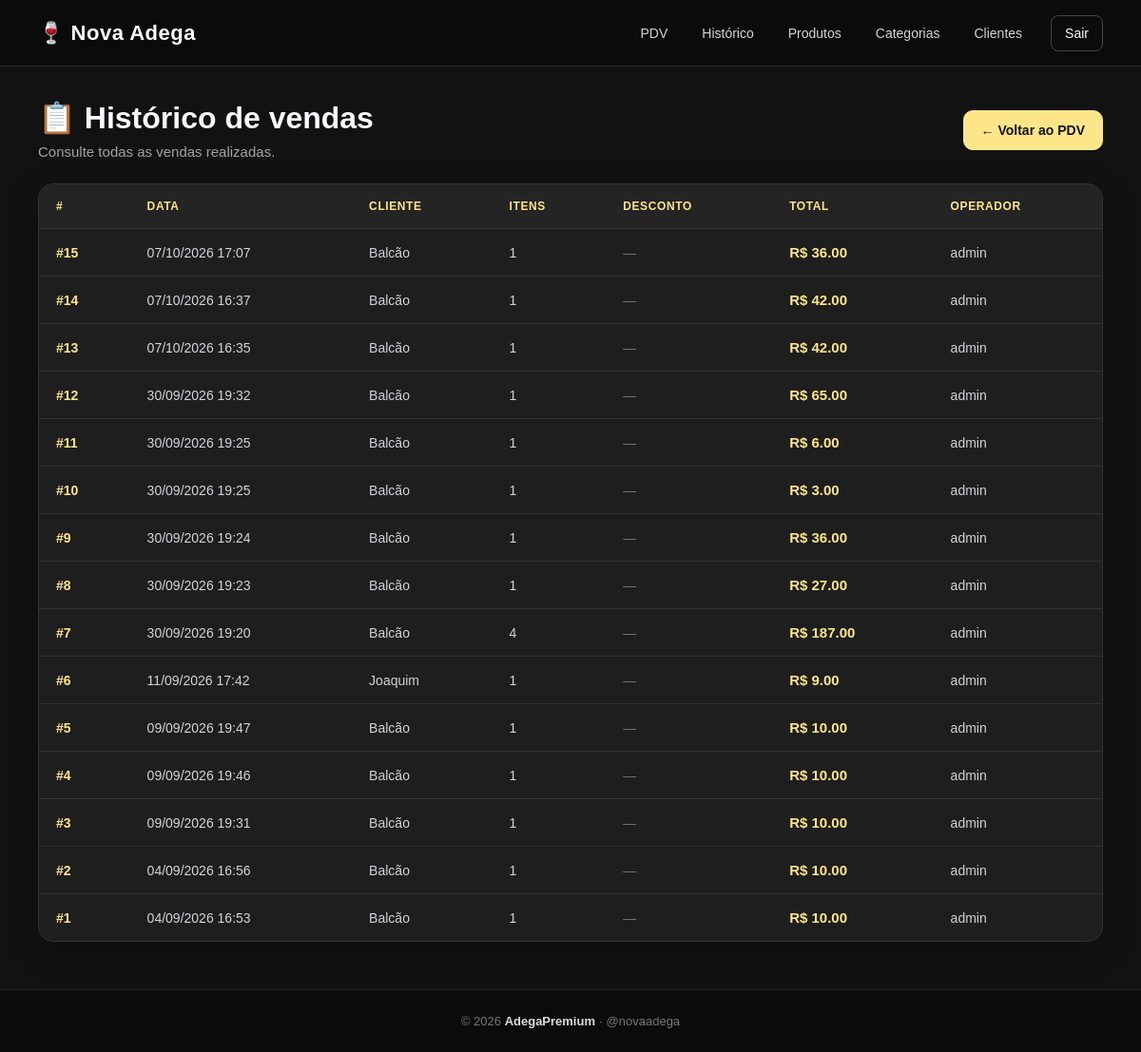
Before: /pdv/historico (signed in) with the older database file.
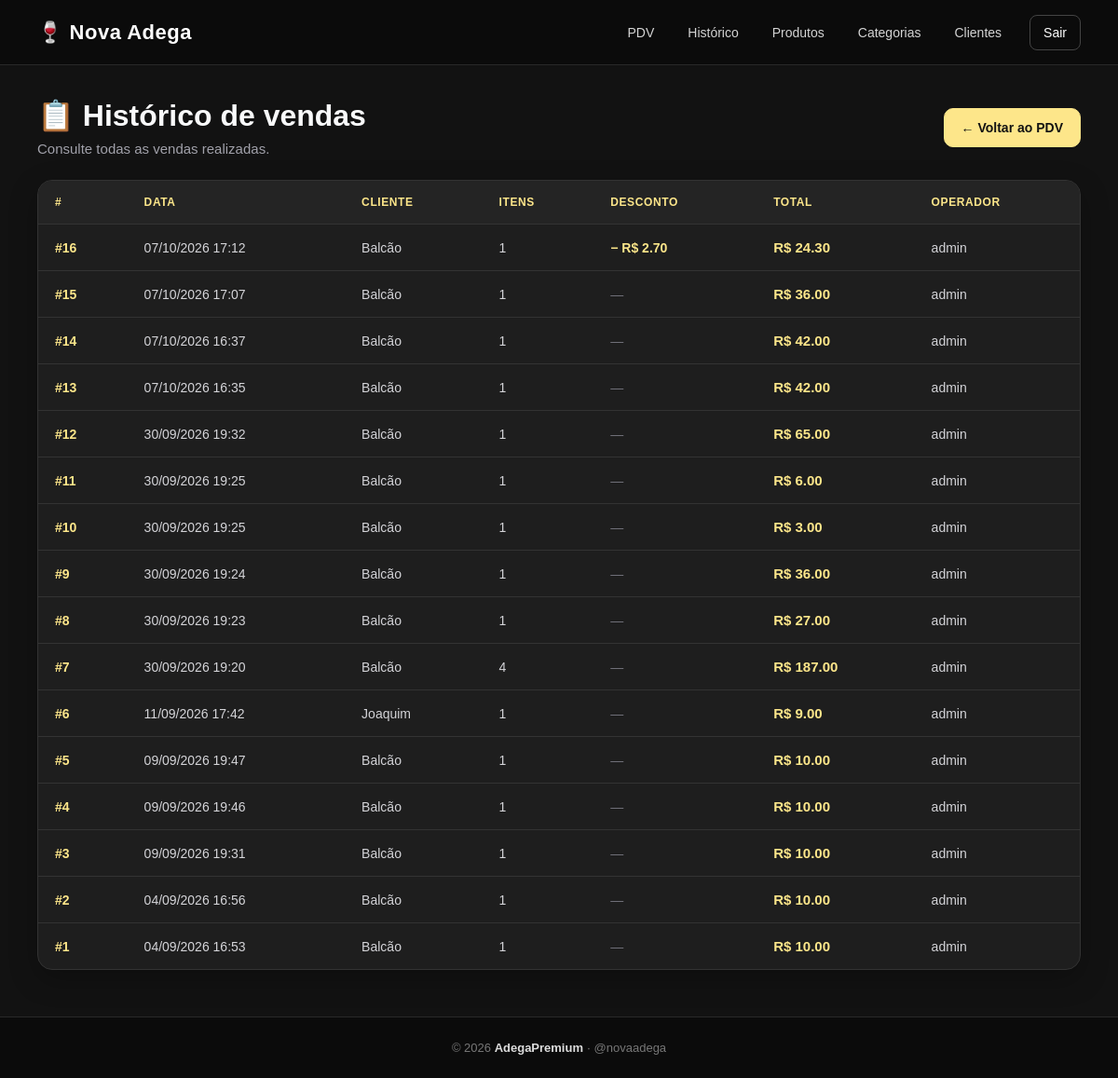
After: the same page with the newer database file.
### app/models/venda.py (models this page shows, shortened)
class Venda(Base):
    __tablename__ = "vendas"
    id = Column(Integer, primary_key=True, index=True)
    cliente_id = Column(
        Integer,
        ForeignKey("clientes.id", ondelete="SET NULL"),
        nullable=True
    )
    usuario_id = Column(
        Integer,
        ForeignKey("usuarios.id", ondelete="SET NULL"),
        nullable=True
    )
    total_bruto = Column(
        Float,
        nullable=False,
        default=0.0
    )
    total_liquido = Column(
        Float,
        nullable=False,
        default=0.0
    )
    desconto = Column(
        Float,
        nullable=False,
        default=0.0
    )
    tipo_desconto = Column(
        String(20),
        nullable=True
    )
    forma_pagamento_1 = Column(
        String(50),
        nullable=True
    )
    valor_pagamento_1 = Column(
        Float,
        nullable=False,
        default=0.0
    )
    forma_pagamento_2 = Column(
        String(50),
        nullable=True
    )
    valor_pagamento_2 = Column(
        Float,
        nullable=False,
        default=0.0
    )
    observacao = Column(
        String(255),
        nullable=True
    )
    criado_em = Column(
        DateTime,
        server_default=func.now()
    )
    cliente = relationship(
        "Cliente",
        back_populates="vendas"
    )
    usuario = relationship(
        "Usuario",
        backref="vendas"
    )
    itens = relationship(
        "ItemVenda",
        back_populates="venda",
        cascade="all, delete-orphan"
    )

### app/models/usuarios.py (models this page shows)
class Usuario(Base):
    __tablename__ = "usuarios"
    id = Column(Integer, primary_key=True, autoincrement=True)
    nome = Column(String(100), nullable=False)
    email = Column(String(150), unique=True, nullable=False)
    senha_hash = Column(String(255), nullable=False)
    role = Column(String(20), nullable=False, default="operador")
    ativo = Column(Boolean, default=True)
    criando_em = Column(DateTime, server_default=func.now())

### app/models/cliente.py (models this page shows, shortened)
class Cliente(Base):
    __tablename__ = "clientes"
    id = Column(
        Integer,
        primary_key=True,
        index=True
    )
    nome = Column(
        String(150),
        nullable=False,
        index=True
    )
    telefone = Column(
        String(20),
        nullable=True
    )
    is_associado = Column(
        Boolean,
        default=False,
        nullable=False
    )
    ativo = Column(
        Boolean,
        default=True
    )
    criado_em = Column(
        DateTime,
        server_default=func.now()
    )
    vendas = relationship(
        "Venda",
        back_populates="cliente"
    )

### app/controllers/pdv_controller.py (the view)
@router.get("/historico")
def historico_vendas(
    request: Request,
    db: Session = Depends(get_db),
    usuario=Depends(get_usuario_logado)
):
    vendas = (
        db.query(Venda)
        .order_by(Venda.criado_em.desc())
        .limit(100)
        .all()
    )
    return templates.TemplateResponse(
        request,
        "pdv/historico.html",
        {
            "request": request,
            "usuario": usuario,
            "vendas": vendas
        }
    )

### app/templates/pdv/historico.html (shortened to what this page needs)
{% extends "base.html" %}
{% block styles %}
<link rel="stylesheet" href="/static/CSS/pdv.css?v=10">
{% endblock %}
{% block content %}
<main class="pdv-container">
    <div class="pdv-page-header">
        <div>
            <h1>📋 Histórico de vendas</h1>
            <p>Consulte todas as vendas realizadas.</p>
        </div>
        <div class="pdv-page-actions">
            <a href="/pdv" class="btn btn-primary">
                ← Voltar ao PDV
            </a>
        </div>
    </div>
    <div class="pdv-table-container">
        <table class="pdv-table">
            <thead>
                <tr>
                    <th>#</th>
                    <th>Data</th>
                    <th>Cliente</th>
                    <th>Itens</th>
                    <th>Desconto</th>
                    <th>Total</th>
                    <th>Operador</th>
                </tr>
            </thead>
            <tbody>
                {% for v in vendas %}
                <tr>
                    <td>
                        <a href="/pdv/venda/{{ v.id }}" class="venda-id">
                            #{{ v.id }}
                        </a>
                    </td>
                    <td>
                        {{ v.criado_em.strftime('%d/%m/%Y %H:%M') }}
                    </td>
                    <td>
                        {{ v.cliente.nome if v.cliente else "Balcão" }}
                    </td>
                    <td>
                        {{ v.itens | length }}
                    </td>
                    <td>
                        {% if v.desconto and v.desconto > 0 %}
                            <span class="desconto-positivo">
                                − R$ {{ "%.2f"|format(v.desconto) }}
                            </span>
                        {% else %}
                            <span class="sem-desconto">
                                —
                            </span>
                        {% endif %}
                    </td>
                    <td class="valor-total">
                        R$ {{ "%.2f"|format(v.total_liquido) }}
                    </td>
                    <td>
                        {{ v.usuario.nome if v.usuario else "—" }}
                    </td>
                </tr>
                {% endfor %}
            </tbody>
        </table>
    </div>
</main>
{% endblock %}

### app/templates/base.html (shortened to what this page needs)
<!DOCTYPE html>
<html lang="pt-BR">
<head>
    <link rel="stylesheet" href="/static/CSS/home.css?v=3">
    {% block styles %}{% endblock %}
    <link rel="stylesheet" href="/static/CSS/voltar.css?v=1">
</head>
<body>
    {% block navbar %}
    <header class="navbar">
        <div class="logo">
            <a href="/">
                🍷 Nova Adega
            </a>
        </div>
        <div class="menu">
            <a href="/pdv/">
                PDV
            </a>
            <a href="/pdv/historico/">
                Histórico
            </a>
            <a href="/produtos/">
                Produtos
            </a>
            <a href="/categorias/">
                Categorias
            </a>
            <a href="/clientes/">
                Clientes
            </a>
            <a href="/auth/logout" class="btn-sair">
                Sair
            </a>
        </div>
    </header>
    {% endblock %}
    <main class="page-wrapper">
        {% block content %}{% endblock %}
    </main>
    {% block footer %}
    <footer class="footer">
        <p>© 2026 <strong>AdegaPremium</strong> · @novaadega</p>
    </footer>
    {% endblock %}
</body>
</html>

### app/static/CSS/home.css (style rules this page uses)
* { box-sizing: border-box; }
html { min-height: 100%; }
body { margin: 0; padding: 0; min-height: 100vh; font-family: Arial, Helvetica, sans-serif; background: #121212; color: #f9fafb; display: flex; flex-direction: column; }
.navbar { width: 100%; min-height: 70px; padding: 0 40px; display: flex; align-items: center; justify-content: space-between; background: #0b0b0b; border-bottom: 1px solid #292929; flex-shrink: 0; }
.logo a { color: #ffffff; text-decoration: none; font-size: 22px; font-weight: 700; letter-spacing: 0.5px; transition: color 0.25s ease; }
.menu { display: flex; align-items: center; gap: 8px; }
.menu a { position: relative; color: #d4d4d4; text-decoration: none; padding: 10px 14px; border-radius: 8px; font-size: 14px; transition: color 0.25s ease, text-shadow 0.25s ease, transform 0.25s ease, background 0.25s ease; }
.menu a:not(.btn-sair)::after { content: ""; position: absolute; left: 50%; bottom: -4px; width: 0; height: 2px; background: #FDE68A; border-radius: 10px; box-shadow: 0 0 5px #FDE68A, 0 0 10px rgba(253, 230, 138, 0.7); transform: translateX(-50%); transition: width 0.25s ease; }
.menu .btn-sair { margin-left: 8px; border: 1px solid #444444; color: #ffffff; text-shadow: none; transform: none; transition: background 0.2s ease, color 0.2s ease, border-color 0.2s ease; }
.menu .btn-sair::after { display: none; }
.footer { width: 100%; margin-top: auto; padding: 25px 20px; text-align: center; background: #0b0b0b; border-top: 1px solid #292929; color: #777777; flex-shrink: 0; }
.footer p { margin: 0; font-size: 13px; }
.footer strong { color: #dddddd; }

### app/static/CSS/pdv.css (style rules this page uses)
.pdv-container { width: 100%; max-width: 1500px; min-height: calc(100vh - 70px - 69px); margin: 0 auto; padding: 35px 40px 50px; box-sizing: border-box; }
.pdv-page-header { display: flex; align-items: center; justify-content: space-between; gap: 20px; margin-bottom: 25px; }
.pdv-page-header h1 { margin: 0 0 8px; color: #F9FAFB; font-size: 32px; font-weight: 700; }
.pdv-page-header p { margin: 0; color: #A1A1AA; font-size: 15px; }
.pdv-page-actions { display: flex; align-items: center; gap: 10px; }
.pdv-page-actions .btn { display: inline-flex; align-items: center; justify-content: center; min-height: 42px; padding: 0 18px; border-radius: 10px; text-decoration: none; font-size: 14px; font-weight: 700; transition: background 0.2s ease, color 0.2s ease, border-color 0.2s ease, transform 0.15s ease; }
.pdv-page-actions .btn-primary { background: #FDE68A; color: #121212; border: 1px solid #FDE68A; }
.pdv-table-container { width: 100%; overflow-x: auto; background: #1E1E1E; border: 1px solid #333333; border-radius: 16px; box-shadow: 0 10px 30px rgba(0, 0, 0, 0.25); }
.pdv-table { width: 100%; border-collapse: collapse; color: #F9FAFB; font-size: 14px; }
.pdv-table thead { background: #242424; }
.pdv-table th { padding: 16px 18px; color: #FDE68A; font-size: 12px; font-weight: 700; text-align: left; text-transform: uppercase; letter-spacing: 0.6px; border-bottom: 1px solid #333333; white-space: nowrap; }
.pdv-table td { padding: 16px 18px; border-bottom: 1px solid #333333; color: #D4D4D8; vertical-align: middle; }
.pdv-table tbody tr { transition: background 0.2s ease; }
.pdv-table tbody tr:last-child td { border-bottom: none; }
.venda-id { color: #FDE68A; font-weight: 700; text-decoration: none; transition: color 0.2s ease; }
.desconto-positivo { color: #FDE68A; font-weight: 700; }
.sem-desconto { color: #71717A; }
.valor-total { color: #FDE68A !important; font-size: 15px; font-weight: 700; white-space: nowrap; }

Changed rows visible on the page:
added Venda: id "16", criado_em "07/10/2026 17:12", cliente "Balcão", itens|length "1", desconto "2.70", total_liquido "24.30", usuario "admin"
